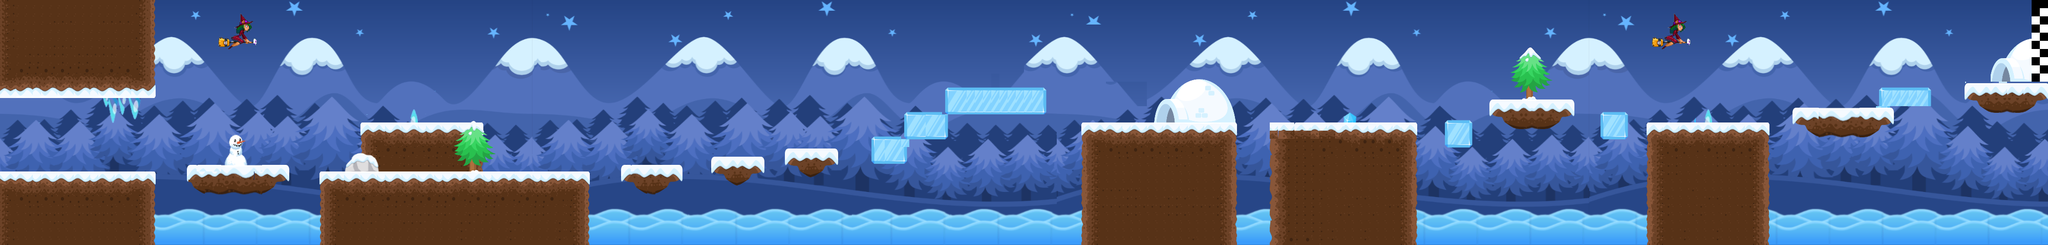

This is a level from a 2D game, rendered from its Tiled map with the project's own tilesets. A one-line summary and the map file follow, with tile-layer data summarised:
An orthogonal 250x30 tile map with 16x16 px tiles, 4 tile layers (Background, Sea, Spikes, Ground), 5 tilesets and 56 objects.

<map version="1.4" tiledversion="1.4.3" orientation="orthogonal" renderorder="right-down" width="250" height="30" tilewidth="16" tileheight="16" infinite="0" nextlayerid="19" nextobjectid="309">
 <tileset firstgid="1" source="tilesets/u1jZnO.tsx" />
 <tileset firstgid="4201" source="tilesets/BG.tsx" />
 <tileset firstgid="5162" source="tilesets/Christmas.tsx" />
 <tileset firstgid="6667" source="tilesets/try.tsx" />
 <tileset firstgid="12827" source="tilesets/tileset.tsx" />
 <layer id="12" name="Background" width="250" height="30" locked="1">
  <data>[7500 cells, 7500 non-empty, 1950 distinct tile ids]</data>
 </layer>
 <layer id="2" name="Sea" width="250" height="30">
  <data>[7500 cells, 1282 non-empty, 230 distinct tile ids]</data>
 </layer>
 <layer id="6" name="Spikes" width="250" height="30">
  <data>[7500 cells, 541 non-empty, 326 distinct tile ids]</data>
 </layer>
 <layer id="3" name="Ground" width="250" height="30">
  <data>[7500 cells, 2176 non-empty, 200 distinct tile ids]</data>
 </layer>
 <objectgroup id="13" name="Boundiries">
  <object id="274" x="0" y="-2.66667" width="5.33333" height="480" />
  <object id="275" x="3996" y="-1.33333" width="2.66667" height="474.667" />
  <object id="277" x="-3.0303" y="0" width="3996.97" height="6.06061" />
 </objectgroup>
 <objectgroup id="7" name="Ground">
  <object id="232" x="2" y="-2" width="303" height="191" />
  <object id="234" x="0.5" y="336.5" width="303" height="143" />
  <object id="235" x="364.833" y="322.5" width="200" height="60" />
  <object id="236" x="621.5" y="335.5" width="530.333" height="143" />
  <object id="237" x="704.5" y="240.833" width="237.667" height="55.6667" />
  <object id="240" x="690.5" y="298.5" width="17" height="20" />
  <object id="241" x="681.5" y="309" width="17" height="20" />
  <object id="242" x="673.5" y="319" width="17" height="20" />
  <object id="245" x="1213.67" y="320.333" width="122" height="60" />
  <object id="246" x="1387.67" y="303" width="106" height="60" />
  <object id="247" x="1533" y="289" width="106" height="60" />
  <object id="248" x="1698" y="267" width="76" height="53" />
  <object id="250" x="2111.5" y="237" width="307" height="240" />
  <object id="252" x="2480.5" y="238" width="286" height="240" />
  <object id="253" x="2907" y="191" width="169" height="65" />
  <object id="254" x="3217.5" y="239.5" width="235.667" height="238" />
  <object id="256" x="3501.5" y="209.5" width="206" height="61" />
  <object id="257" x="3669.5" y="170.5" width="102" height="42" />
  <object id="258" x="3834.5" y="162.5" width="167" height="59" />
  <object id="297" x="1764" y="218" width="90" height="50" />
  <object id="298" x="1846" y="169" width="196" height="53" />
  <object id="302" x="2824" y="237" width="51" height="50" />
  <object id="303" x="3123" y="219" width="60" height="52" />
 </objectgroup>
 <objectgroup id="9" name="Door">
  <object id="266" x="3888" y="61" width="74.636" height="97" />
  <object id="268" x="2258.5" y="83.5" width="154" height="151" />
 </objectgroup>
 <objectgroup id="8" name="Spikes">
  <object id="261" x="196.5" y="195.5" width="85" height="49.6667" />
  <object id="262" x="797.834" y="210.833" width="21.6666" height="28.6666" />
  <object id="264" x="2622.5" y="220.5" width="29" height="17" />
  <object id="265" x="3327.17" y="217.5" width="23" height="22" />
 </objectgroup>
 <objectgroup id="14" name="Sea">
  <object id="269" x="305.333" y="404" width="312" height="73.3333" />
  <object id="270" x="1157.33" y="404.667" width="950.667" height="73.3333" />
  <object id="271" x="2421.33" y="404.667" width="72.333" height="72" />
  <object id="272" x="2769.33" y="406" width="449.333" height="73.3333" />
  <object id="273" x="3454.67" y="403.333" width="541.333" height="73.3333" />
 </objectgroup>
 <objectgroup id="5" name="Finish Line">
  <object id="278" x="3970" y="0" width="10" height="166" />
 </objectgroup>
 <objectgroup id="15" name="Enemy Bounds">
  <object id="281" x="1335.67" y="386" width="56.6667" height="1.33333" />
  <object id="283" x="1334.66" y="164.334" width="52" />
  <object id="285" x="1650.33" y="362.667" width="52" height="0.666667" />
  <object id="286" x="1645.33" y="162" width="51.3333" />
  <object id="289" x="3720" y="21.6667" width="46" height="0.666667" />
  <object id="290" x="3727.33" y="164.667" width="44" height="1.33333" />
  <object id="291" x="3233.33" y="164" width="1.33333" height="81.3333" />
  <object id="292" x="3425.33" y="161.333" height="84.6667" />
  <object id="299" x="1859" y="66" width="1" height="95" />
  <object id="300" x="2003" y="68" height="101" />
  <object id="306" x="712" y="142" width="1" height="98" />
  <object id="307" x="929" y="153" width="1" height="85" />
 </objectgroup>
 <objectgroup id="16" name="Dargon">
  <object id="293" x="3388" y="207.333" width="30" height="29.3333" />
  <object id="301" x="1901" y="132" width="33" height="32" />
  <object id="308" x="867" y="205" width="32" height="32" />
 </objectgroup>
 <objectgroup id="17" name="BlueDragon">
  <object id="284" x="1344" y="219.667" width="30" height="27.3333" />
  <object id="287" x="1660" y="236.667" width="30.6667" height="29.3333" />
  <object id="288" x="3733" y="99.333" width="31.3333" height="33.3333" />
 </objectgroup>
 <objectgroup id="18" name="Fruit" />
</map>
